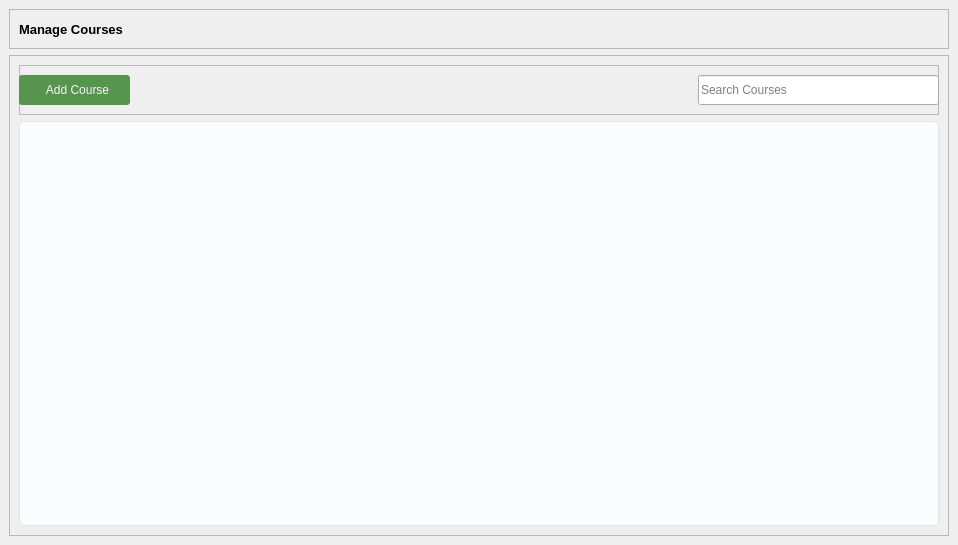
            <widget class="QWidget" name="courses_window">
             <layout class="QVBoxLayout" name="verticalLayout_23">
              <property name="spacing">
               <number>0</number>
              </property>
              <property name="leftMargin">
               <number>0</number>
              </property>
              <property name="topMargin">
               <number>0</number>
              </property>
              <property name="rightMargin">
               <number>0</number>
              </property>
              <property name="bottomMargin">
               <number>0</number>
              </property>
              <item alignment="Qt::AlignmentFlag::AlignHCenter|Qt::AlignmentFlag::AlignVCenter">
               <widget class="QWidget" name="container_7" native="true">
                <layout class="QVBoxLayout" name="verticalLayout_21">
                 <item>
                  <widget class="QFrame" name="title_container_6">
                   <property name="minimumSize">
                    <size>
                     <width>0</width>
                     <height>40</height>
                    </size>
                   </property>
                   <property name="maximumSize">
                    <size>
                     <width>16777215</width>
                     <height>40</height>
                    </size>
                   </property>
                   <property name="frameShape">
                    <enum>QFrame::Shape::StyledPanel</enum>
                   </property>
                   <property name="frameShadow">
                    <enum>QFrame::Shadow::Raised</enum>
                   </property>
                   <widget class="QLabel" name="title_6">
                    <property name="geometry">
                     <rect>
                      <x>10</x>
                      <y>10</y>
                      <width>251</width>
                      <height>21</height>
                     </rect>
                    </property>
                    <property name="font">
                     <font>
                      <pointsize>10</pointsize>
                      <bold>true</bold>
                     </font>
                    </property>
                    <property name="text">
                     <string>Manage Courses</string>
                    </property>
                   </widget>
                  </widget>
                 </item>
                 <item>
                  <widget class="QFrame" name="modules_cnt_6">
                   <property name="frameShape">
                    <enum>QFrame::Shape::StyledPanel</enum>
                   </property>
                   <property name="frameShadow">
                    <enum>QFrame::Shadow::Raised</enum>
                   </property>
                   <layout class="QVBoxLayout" name="verticalLayout_22">
                    <item>
                     <widget class="QFrame" name="module_header_cnt_6">
                      <property name="minimumSize">
                       <size>
                        <width>0</width>
                        <height>50</height>
                       </size>
                      </property>
                      <property name="maximumSize">
                       <size>
                        <width>16777215</width>
                        <height>50</height>
                       </size>
                      </property>
                      <property name="frameShape">
                       <enum>QFrame::Shape::StyledPanel</enum>
                      </property>
                      <property name="frameShadow">
                       <enum>QFrame::Shadow::Raised</enum>
                      </property>
                      <widget class="QPushButton" name="courses_add_btn">
                       <property name="geometry">
                        <rect>
                         <x>0</x>
                         <y>10</y>
                         <width>111</width>
                         <height>30</height>
                        </rect>
                       </property>
                       <property name="styleSheet">
                        <string notr="true">padding: 5px;
background: #57954F;
color: #F3F4F6;
border-radius: 3px;</string>
                       </property>
                       <property name="text">
                        <string>  Add Course</string>
                       </property>
                       <property name="icon">
                        <iconset resource="../assets/icons.qrc">
                         <normaloff>:/icons/icons/plus.svg</normaloff>:/icons/icons/plus.svg</iconset>
                       </property>
                       <property name="iconSize">
                        <size>
                         <width>14</width>
                         <height>14</height>
                        </size>
                       </property>
                      </widget>
                      <widget class="QLineEdit" name="courses_search">
                       <property name="geometry">
                        <rect>
                         <x>679</x>
                         <y>10</y>
                         <width>241</width>
                         <height>30</height>
                        </rect>
                       </property>
                       <property name="placeholderText">
                        <string>Search Courses</string>
                       </property>
                      </widget>
                     </widget>
                    </item>
                    <item>
                     <widget class="QFrame" name="courses_table_container">
                      <property name="minimumSize">
                       <size>
                        <width>920</width>
                        <height>405</height>
                       </size>
                      </property>
                      <property name="maximumSize">
                       <size>
                        <width>920</width>
                        <height>16777215</height>
                       </size>
                      </property>
                      <property name="styleSheet">
                       <string notr="true">QWidget#courses_table_container{
background: #FBFCFE;
border-radius: 5px;
border: 1px solid #E3E4E6;
}</string>
                      </property>
                      <property name="frameShape">
                       <enum>QFrame::Shape::StyledPanel</enum>
                      </property>
                      <property name="frameShadow">
                       <enum>QFrame::Shadow::Raised</enum>
                      </property>
                      <layout class="QVBoxLayout" name="courses_table_layout">
                       <property name="spacing">
                        <number>0</number>
                       </property>
                       <property name="leftMargin">
                        <number>0</number>
                       </property>
                       <property name="topMargin">
                        <number>0</number>
                       </property>
                       <property name="rightMargin">
                        <number>0</number>
                       </property>
                       <property name="bottomMargin">
                        <number>0</number>
                       </property>
                      </layout>
                     </widget>
                    </item>
                   </layout>
                  </widget>
                 </item>
                </layout>
               </widget>
              </item>
             </layout>
            </widget>
